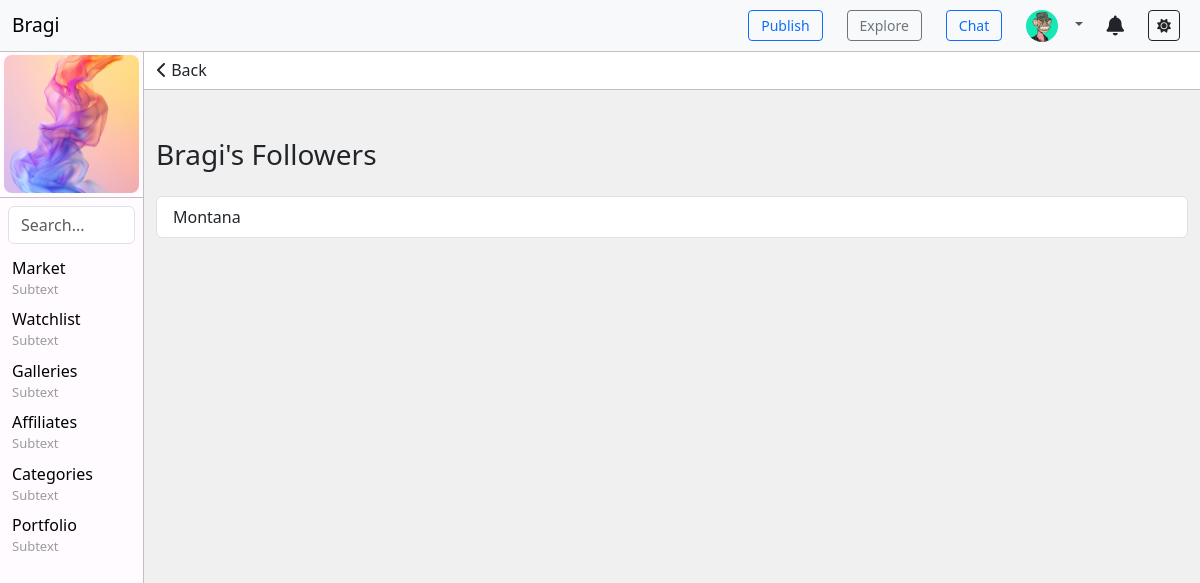
/followers/followers/Bragi/ (signed in), run on an earlier commit of the app's database.
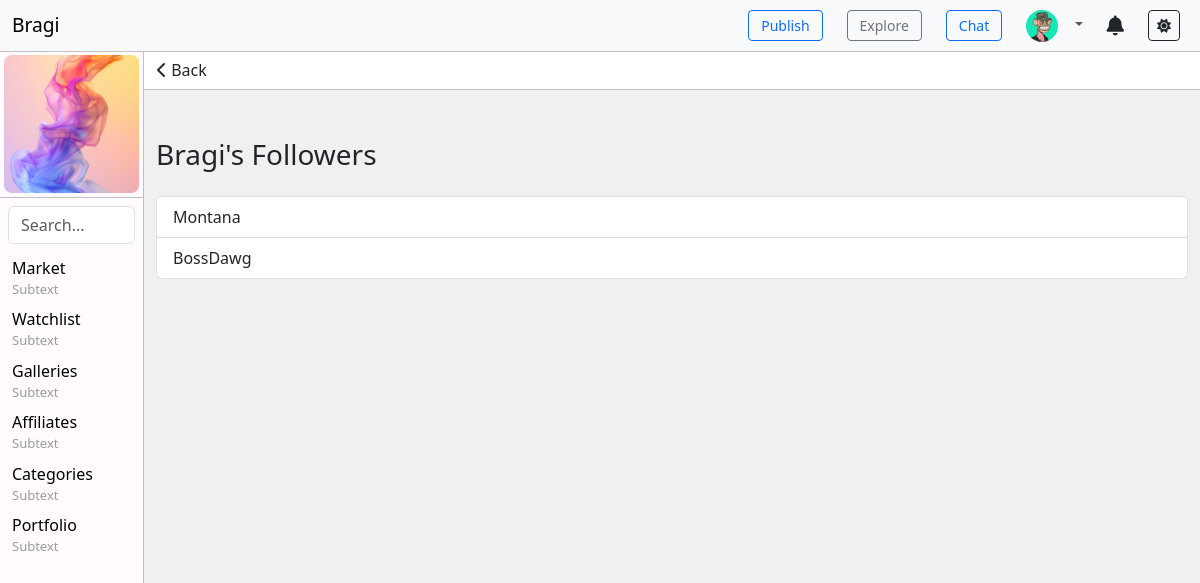
And on a later commit of the database.
### toolbar/models.py (models this page shows, shortened)
class ToolbarItem(models.Model):
    name = models.CharField(max_length=100)
    subtext = models.CharField(max_length=100, blank=True, null=True)  # Optional field
    url = models.CharField(max_length=200, blank=True, null=True)
    order = models.IntegerField(default=0)
    visible = models.BooleanField(default=True)
    parent = models.ForeignKey('self', blank=True, null=True, related_name='children', on_delete=models.CASCADE)  # Self-referencing ForeignKey for submenus
    class Meta:
        ordering = ['order']

### followers/models.py (models this page shows, shortened)
class Follow(models.Model):
    follower = models.ForeignKey(
        settings.AUTH_USER_MODEL,
        related_name='following',
        on_delete=models.CASCADE
    )
    followed = models.ForeignKey(
        settings.AUTH_USER_MODEL,
        related_name='followers',
        on_delete=models.CASCADE
    )
    created_at = models.DateTimeField(auto_now_add=True)
    class Meta:
        unique_together = ('follower', 'followed')  # Ensure a user can't follow the same user multiple times

### followers/views.py (the view)
# urls.py: path('followers/<str:username>/', views.followers_list, name='followers_list'),
def followers_list(request, username):
    user = get_object_or_404(User, username=username)
    followers = Follow.objects.filter(followed=user).select_related('follower')
    return render(request, 'followers/followers_list.html', {
        'user': user,
        'followers': followers,
    })

### toolbar/context_processors.py (called while the page is built)
def toolbar_items(request):
    return {
        'toolbar_items': ToolbarItem.objects.filter(visible=True),
        'toolbar': Toolbar.objects.filter(visible=True).first(),  # Get the first (or only) visible toolbar
    }

### followers/templates/followers/followers_list.html
{% extends "base.html" %}
{% block content %}
<div class="text-left" style="position: sticky; top: 0; margin: 0; padding: 0; background-color: #ffffff; border-bottom: 1px solid var(--navbar-border-color);">
    <button onclick="window.history.back();" class="btn">
        <i class="fa-solid fa-chevron-left"></i> Back
    </button>
</div>
<div class="container mt-5">
    <h3 class="mb-4">{{ user.username }}'s Followers</h3>
    {% if followers %}
        <div class="list-group">
            {% for follow in followers %}
                <a href="{% url 'public_profile' username=follow.follower.username %}" class="list-group-item list-group-item-action">
                    {{ follow.follower.username }}
                </a>
            {% endfor %}
        </div>
    {% else %}
        <div class="alert alert-info">
            {{ user.username }} has no followers yet.
        </div>
    {% endif %}
</div>
{% endblock %}

### templates/base.html (shortened to what the changed rows need)
{% load static %}
<!DOCTYPE html>
<html lang="en">
<head>
    <link href="https://cdn.jsdelivr.net/npm/bootstrap@5.3.0-alpha1/dist/css/bootstrap.min.css" rel="stylesheet">
    <link rel="stylesheet" href="https://cdnjs.cloudflare.com/ajax/libs/font-awesome/6.0.0-beta3/css/all.min.css">
    <link rel="stylesheet" href="{% static 'css/styles.css' %}">
</head>
    <body>
        <div class="content-wrapper">
            {% if user.is_authenticated %}
            <div class="navbar-verticle-left">
                <ul class="list-unstyled">
                    {% for item in toolbar_items %}
                        {% if not item.parent %}
                            <li class="has-submenu">
                                <a href="{{ item.url }}" class="text-decoration-none">
                                    {{ item.name }}
                                    <p>{{ item.subtext }}</p>
                                </a>
                            </li>
                        {% endif %}
                    {% endfor %}
                </ul>
            </div>
            {% endif %}
            <div class="main" style="position: relative; width: 100%; height: 100vh; background: #f0f0f0;">
                {% block content %}{% endblock %}
            </div>
        </div>
    </body>
</html>

What changed in the data, as far as the page shows it:
added Follow: follower.username "BossDawg"
